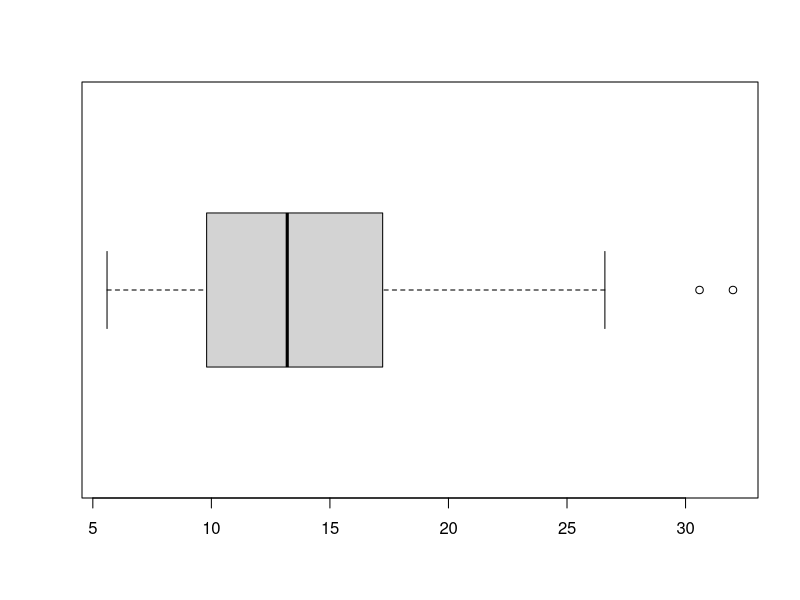
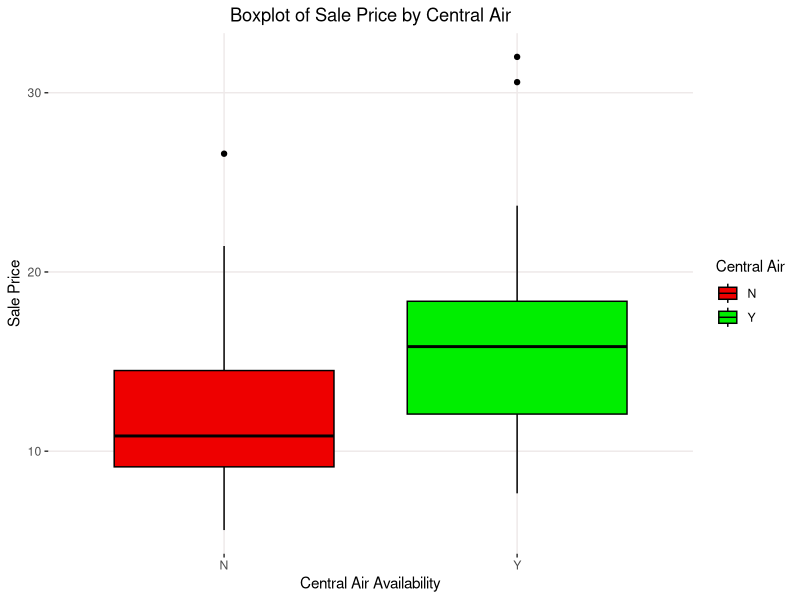
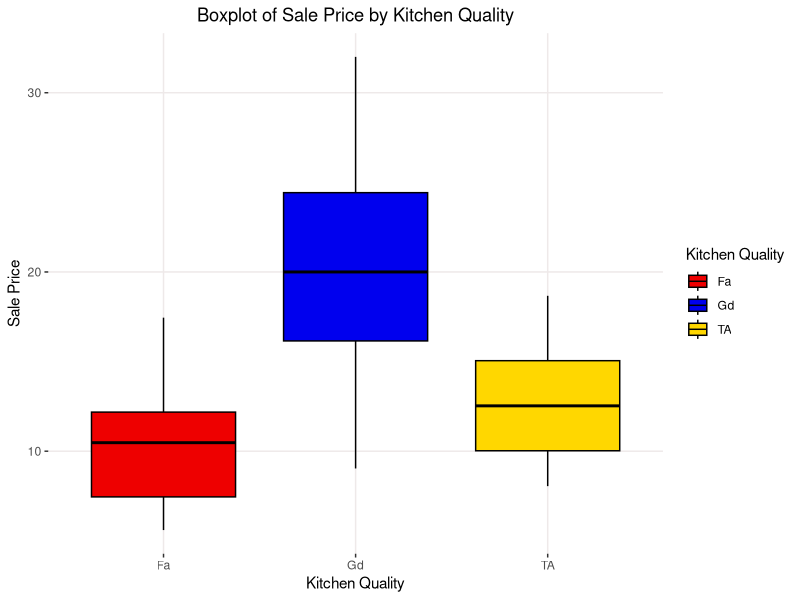
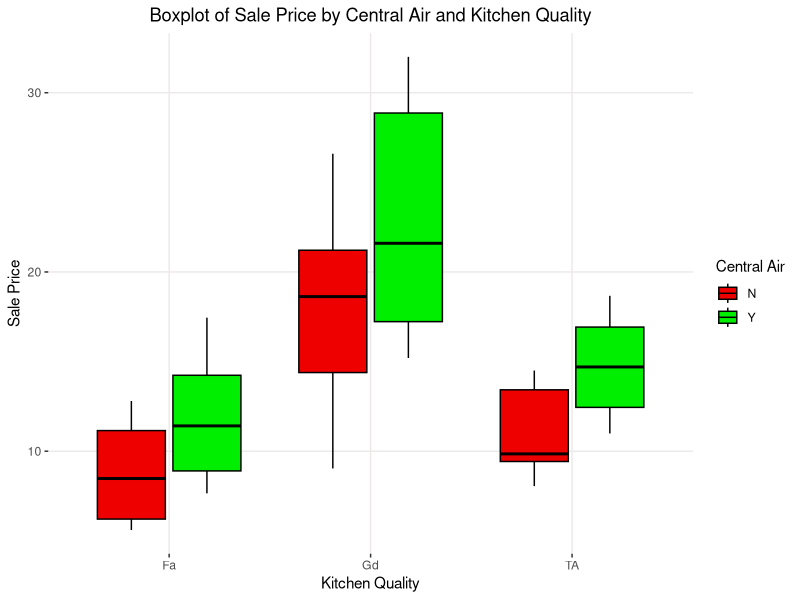

Write R code to recreate these figures, in order.
data<-read.table("Group1.txt",header = TRUE)
head(data)
#Ver o tipo de variável e as estatísticas da variável quantitativa
summary(data)

Central_Air<-data$central_air
Kitchen_Quali<-data$kitchen_quali
Sale_Price<-data$sale_price
#Boxplot do Sale Price sozinho
boxplot(Sale_Price,horizontal = TRUE)
library(ggplot2)
# boxplots do sale price em função de central air e kitchen quali e em função dos dois
ggplot(data, aes(x = central_air, y = sale_price, col = as.factor(central_air), fill = as.factor(central_air))) +
  geom_boxplot() + 
  scale_fill_manual(breaks = levels(as.factor(data$central_air)),
                    values = c("#EE0000", "#00EE00")) +
  labs(x = "Central Air Availability", y = "Sale Price", title = "Boxplot of Sale Price by Central Air",fill = "Central Air", color = "Central Air") +
  theme(panel.background = element_rect(fill = "white"),
        panel.grid.major = element_line(color = "#EEE9E9", linetype = "solid"),
        panel.grid.minor = element_blank(),
        plot.title = element_text(hjust = 0.5)) +
  scale_color_manual(values = c("black", "black"))

ggplot(data, aes(x = kitchen_quali, y = sale_price, col = as.factor(kitchen_quali), fill = as.factor(kitchen_quali))) +
  geom_boxplot() + 
  scale_fill_manual(breaks = levels(as.factor(data$kitchen_quali)),
                    values = c("#EE0000", "#0000EE","#FFD700")) +
  labs(x = "Kitchen Quality", y = "Sale Price", title = "Boxplot of Sale Price by Kitchen Quality",fill="Kitchen Quality",color="Kitchen Quality") +
  theme(panel.background = element_rect(fill = "white"),
        panel.grid.major = element_line(color = "#EEE9E9", linetype = "solid"),
        panel.grid.minor = element_blank(),
        plot.title = element_text(hjust = 0.5)) +
  scale_color_manual(values = c("black", "black","black"))

ggplot(data, aes(x = kitchen_quali, y = sale_price, col = as.factor(central_air), fill = as.factor(central_air))) +
  geom_boxplot() + 
  scale_fill_manual(breaks = levels(as.factor(data$central_air)),
                    values = c("#EE0000", "#00EE00")) +
  labs(x = "Kitchen Quality", y = "Sale Price", title = "Boxplot of Sale Price by Central Air and Kitchen Quality",fill="Central Air",color="Central Air") +
  theme(panel.background = element_rect(fill = "white"),
        panel.grid.major = element_line(color = "#EEE9E9", linetype = "solid"),
        panel.grid.minor = element_blank(),
        plot.title = element_text(hjust = 0.5)) +
  scale_color_manual(values = c("black", "black"))

#Teste para avaliar se existem diferenças significarivas nos grupos

